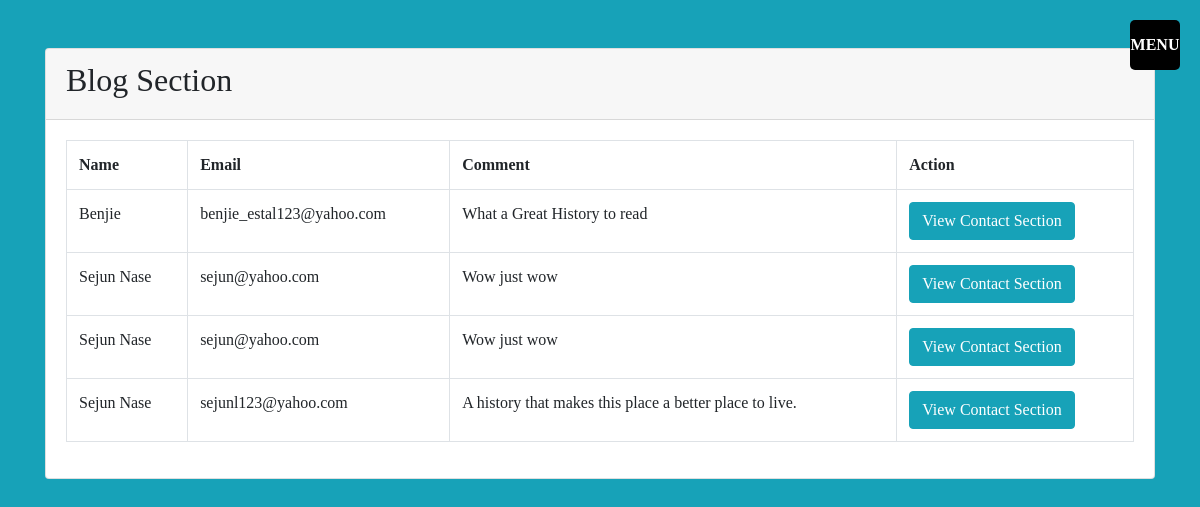
Screenshot of /index3.php (signed in) with the database file from the repository.
### tables this page shows
CREATE TABLE IF NOT EXISTS `blog` (
  `id` int(20) NOT NULL AUTO_INCREMENT,
  `name` varchar(100) NOT NULL,
  `email` varchar(50) NOT NULL,
  `comment` varchar(100) NOT NULL,
  PRIMARY KEY (`id`)
);

### process5.php (called while the page is built, shortened)
<?php
 	  $sql = 'SELECT * FROM blog';
  	 $result = mysql_query($sql);
?>

### index3.php (the view, shortened to what this page needs)
<?php
  include ('process5.php');
?>
<!doctype html>
<html lang="en">
  <head>
    <link rel="stylesheet" href="https://stackpath.bootstrapcdn.com/bootstrap/4.4.1/css/bootstrap.min.css">
     <link rel="stylesheet" type="text/css" href="css/bookingcalendar.css" />
  </head>
  <body class ="bg-info">
    <span class="icon"></span>
<div class = "container">
  <div class = "card mt-5">
    <div class = "card-header">
      <h2>Blog Section</h2>
  </div>
      <div class = "card-body">
        <table class ="table table-bordered">
          <tr>
               <th>Name</th>
               <th>Email</th>
               <th>Comment</th>
                <th>Action</th>
          </tr>
           <?php
            while($rows=mysql_fetch_array($result)) { ?>
          <tr>
             <td><?php echo $rows['name']; ?></td>
              <td><?php echo $rows['email']; ?></td>
               <td><?php echo $rows['comment']; ?></td>
               <td>
                <a href = "index4.php?action=order&id<?php echo $rows['id']; ?>" class="btn btn-info">View Contact Section</a>
               </td>
          </tr>
       <?php } ?>
        </table>
   </div>
  </div>
</div>
  </body>
</html>

### css/bookingcalendar.css (style rules this page uses)
html { scroll-behavior: smooth; }
body { margin: 0; padding: 0; font-family: consolas; overflow-x: hidden; }
.icon { position: fixed; right: 20px; top: 20px; width: 50px; height: 50px; z-index: 100001; background: #000; pointer-events: none; border-radius: 5px; }
.icon:before { content: 'close'; position: absolute; top: 0; top: 0; left: 0; right: 0; bottom: 0; color: #fff; text-align: center; line-height: 50px; text-transform: uppercase; font-weight: 700; }
input[type="checkbox"]:checked ~ .icon:before { content: 'menu'; }

### rows the page displays
blog: name "Benjie", email "benjie_estal123@yahoo.com", comment "What a Great History to read"
blog: name "Sejun Nase", email "sejun@yahoo.com", comment "Wow just wow"
blog: name "Sejun Nase", email "sejun@yahoo.com", comment "Wow just wow"
blog: name "Sejun Nase", email "sejunl123@yahoo.com", comment "A history that makes this place a better place to live."
